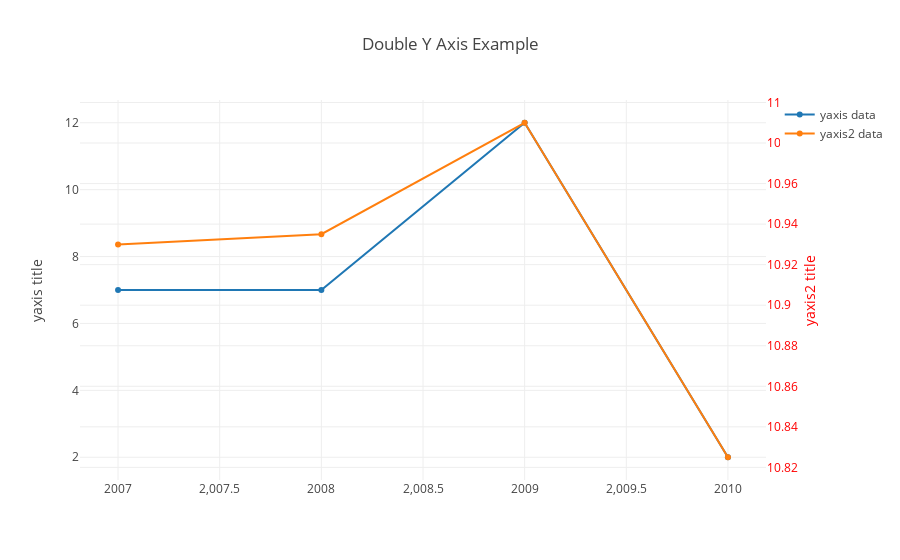

Source (notebook cell):
### Code cell
# first line: Drowning Caused by an Accident Involving a Nonpowered Inflatable Craft
trace1 = go.Scatter(
    x = [2007, 2008, 2009, 2010],
    y = [7, 7, 12, 2],
    name='yaxis data'
)
# second line: Visitors to Disney Worlds Epcot
trace2 = go.Scatter(
    x = [2007, 2008, 2009, 2010],
    y = [10.93, 10.935, 10.99, 10.825],
    name='yaxis2 data',
    yaxis='y2',
    xaxis='x1'
)
data = [trace1, trace2]
layout = go.Layout(
    title='Double Y Axis Example',
    yaxis=dict(
        title='yaxis title'
    ),
    yaxis2=dict(
        title='yaxis2 title',
        titlefont=dict(
            color='red'
#             color='rbg(148, 103, 189)'
        ),
        tickfont=dict(
#             color='rbg(148, 103, 189)'
            color='red'
        ),
        overlaying='y',
        side='right'
    )
)
fig = go.Figure(data=data, layout=layout)
plotly.offline.iplot(fig)

### Figure 1 — Plotly figure (JSON) as saved in the notebook; plotly's stock layout.template omitted (floating-point values rounded to 4 significant figures)
{"data": [{"name": "yaxis data", "type": "scatter", "uid": "7e41b50f-e76f-4d08-b8a3-a8d5a9ea60b2", "x": [2007, 2008, 2009, 2010], "y": [7, 7, 12, 2]}, {"name": "yaxis2 data", "type": "scatter", "uid": "66fdd62b-d98d-4e36-bf04-0ec7a7fe2818", "x": [2007, 2008, 2009, 2010], "xaxis": "x", "y": [10.93, 10.94, 10.99, 10.82], "yaxis": "y2"}], "layout": {"title": {"text": "Double Y Axis Example"}, "yaxis": {"title": {"text": "yaxis title"}}, "yaxis2": {"overlaying": "y", "side": "right", "tickfont": {"color": "red"}, "title": {"font": {"color": "red"}, "text": "yaxis2 title"}}}}
